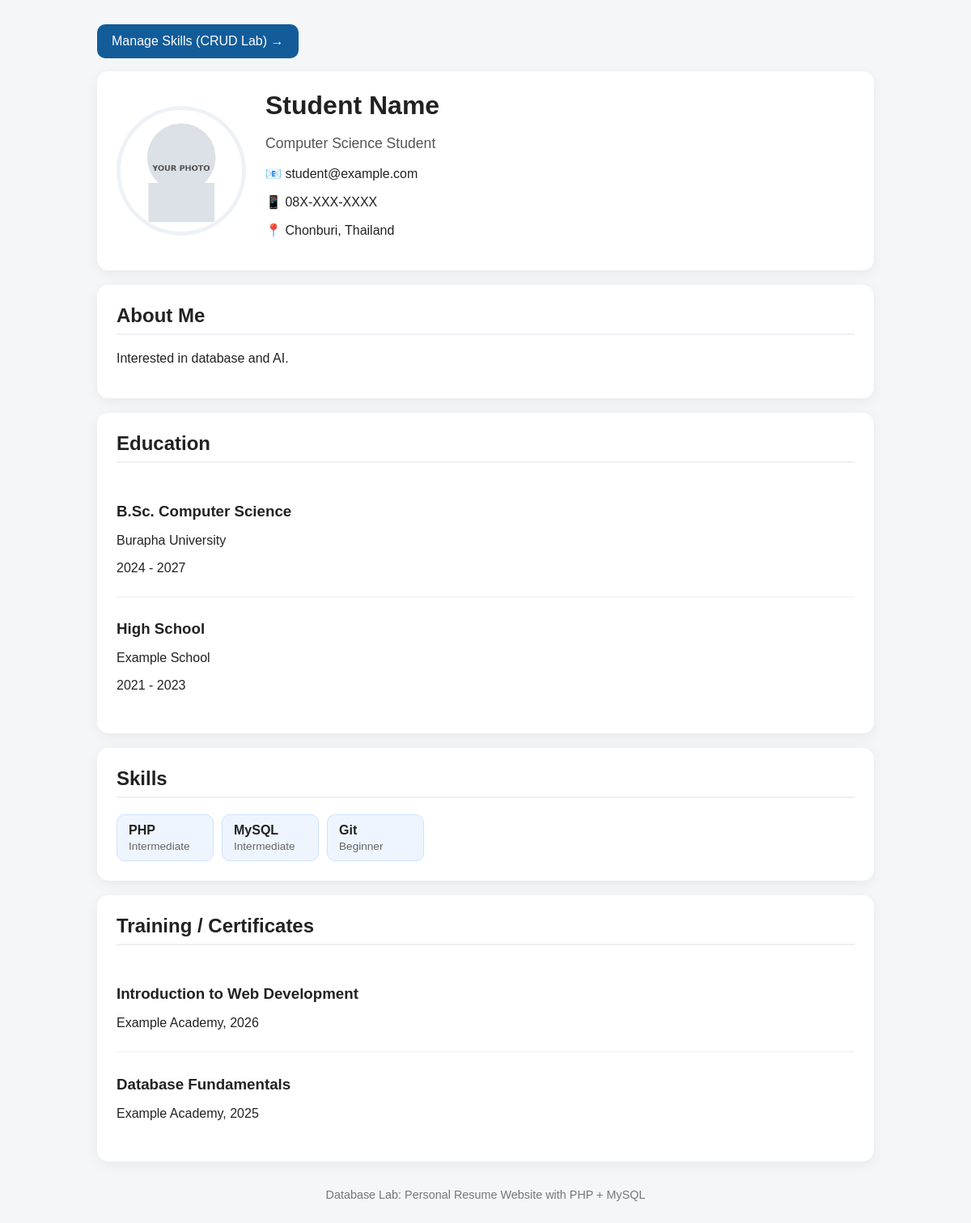
The page / on the database its author committed.
### tables this page shows
CREATE TABLE profile (
 id INT AUTO_INCREMENT PRIMARY KEY,
 full_name VARCHAR(150) NOT NULL,
 headline VARCHAR(200), email VARCHAR(150), phone VARCHAR(30),
 address VARCHAR(255), about_me TEXT, photo VARCHAR(255)
);

CREATE TABLE education (
 id INT AUTO_INCREMENT PRIMARY KEY, profile_id INT NOT NULL,
 degree VARCHAR(200) NOT NULL, institution VARCHAR(200) NOT NULL,
 start_year YEAR, end_year YEAR,
 CONSTRAINT fk_education_profile FOREIGN KEY (profile_id) REFERENCES profile(id) ON DELETE CASCADE
);

CREATE TABLE skill (
 id INT AUTO_INCREMENT PRIMARY KEY, profile_id INT NOT NULL,
 skill_name VARCHAR(120) NOT NULL, skill_level VARCHAR(50),
 CONSTRAINT fk_skill_profile FOREIGN KEY (profile_id) REFERENCES profile(id) ON DELETE CASCADE
);

CREATE TABLE training (
 id INT AUTO_INCREMENT PRIMARY KEY, profile_id INT NOT NULL,
 course_name VARCHAR(200) NOT NULL, organization VARCHAR(200), training_year YEAR,
 CONSTRAINT fk_training_profile FOREIGN KEY (profile_id) REFERENCES profile(id) ON DELETE CASCADE
);

### index.php (the view, shortened to what this page needs)
<?php
require_once 'config/db.php';
$profile = null;
$sql = "SELECT * FROM profile LIMIT 1";
$result = mysqli_query($conn, $sql);
if ($result && mysqli_num_rows($result) > 0) {
    $profile = mysqli_fetch_assoc($result);
}
$educations = [];
$sql = "SELECT * FROM education ORDER BY start_year DESC";
$result = mysqli_query($conn, $sql);
if ($result) {
    while ($row = mysqli_fetch_assoc($result)) {
        $educations[] = $row;
    }
}
$skills = [];
$stmt = mysqli_prepare($conn, 'SELECT skill_name, skill_level FROM skill WHERE profile_id = ? ORDER BY id');
if ($stmt) {
    $profileId = (int)($profile['id'] ?? 0);
    mysqli_stmt_bind_param($stmt, 'i', $profileId);
    mysqli_stmt_execute($stmt);
    $result = mysqli_stmt_get_result($stmt);
    while ($row = mysqli_fetch_assoc($result)) { $skills[] = $row; }
}
$trainings = [];
$stmt = mysqli_prepare($conn, 'SELECT course_name, organization, training_year FROM training WHERE profile_id = ? ORDER BY training_year DESC, id DESC');
if ($stmt) {
    $profileId = (int)($profile['id'] ?? 0);
    mysqli_stmt_bind_param($stmt, 'i', $profileId);
    mysqli_stmt_execute($stmt);
    $result = mysqli_stmt_get_result($stmt);
    while ($row = mysqli_fetch_assoc($result)) { $trainings[] = $row; }
}
?>
<!doctype html>
<html lang="th">
<head>
    <link rel="stylesheet" href="assets/css/style.css">
</head>
<body>
<div class="container">
    <p><a href="skills.php" style="display:inline-block;padding:12px 18px;background:#135c9a;color:white;border-radius:10px;text-decoration:none">Manage Skills (CRUD Lab) →</a></p>
    <header class="hero card">
        <img class="avatar" src="assets/images/<?php echo $profile ? htmlspecialchars($profile['photo']) : 'student.jpg'; ?>" alt="Profile Photo">
        <div>
            <h1><?php echo $profile ? htmlspecialchars($profile['full_name']) : 'Your Name'; ?></h1>
            <p class="headline"><?php echo $profile ? htmlspecialchars($profile['headline']) : 'Student Resume Website'; ?></p>
            <?php if ($profile): ?>
                <p>📧 <?php echo htmlspecialchars($profile['email']); ?></p>
                <p>📱 <?php echo htmlspecialchars($profile['phone']); ?></p>
                <p>📍 <?php echo htmlspecialchars($profile['address']); ?></p>
            <?php endif; ?>
        </div>
    </header>
    <section class="card">
        <h2>About Me</h2>
        <p><?php echo $profile ? nl2br(htmlspecialchars($profile['about_me'])) : 'Add your profile data in phpMyAdmin.'; ?></p>
    </section>
    <section class="card">
        <h2>Education</h2>
        <?php if (count($educations) > 0): ?>
            <?php foreach ($educations as $edu): ?>
                <div class="item">
                    <h3><?php echo htmlspecialchars($edu['degree']); ?></h3>
                    <p><?php echo htmlspecialchars($edu['institution']); ?></p>
                    <p><?php echo htmlspecialchars($edu['start_year']); ?> - <?php echo htmlspecialchars($edu['end_year']); ?></p>
                </div>
            <?php endforeach; ?>
        <?php else: ?>
            <p>No education data found.</p>
        <?php endif; ?>
    </section>
    <section class="card">
        <h2>Skills</h2>
        <div class="skills">
            <?php foreach ($skills as $skill): ?>
                <div class="skill-badge">
                    <strong><?php echo htmlspecialchars($skill['skill_name']); ?></strong>
                    <span><?php echo htmlspecialchars($skill['skill_level']); ?></span>
                </div>
            <?php endforeach; ?>
        </div>
    </section>
    <section class="card">
        <h2>Training / Certificates</h2>
        <?php foreach ($trainings as $training): ?>
            <div class="item">
                <h3><?php echo htmlspecialchars($training['course_name']); ?></h3>
                <p><?php echo htmlspecialchars($training['organization']); ?>, <?php echo htmlspecialchars($training['training_year']); ?></p>
            </div>
        <?php endforeach; ?>
    </section>
    <footer>
        Database Lab: Personal Resume Website with PHP + MySQL
    </footer>
</div>
</body>
</html>

### assets/css/style.css (style rules this page uses)
* { box-sizing: border-box; }
body { margin: 0; font-family: Arial, Tahoma, sans-serif; background: #f4f6f8; color: #222; }
.container { width: min(960px, 92%); margin: 30px auto; }
.card { background: white; border-radius: 14px; padding: 24px; margin-bottom: 18px; box-shadow: 0 4px 16px rgba(0,0,0,0.06); }
.hero { display: flex; align-items: center; gap: 24px; }
.avatar { width: 160px; height: 160px; object-fit: cover; border-radius: 50%; border: 5px solid #eef2f7; }
h1 { margin: 0 0 8px; font-size: 2rem; }
h2 { margin-top: 0; border-bottom: 2px solid #edf0f3; padding-bottom: 8px; }
h3 { margin-bottom: 5px; }
.headline { font-size: 1.1rem; color: #555; }
.item { padding: 10px 0; border-bottom: 1px solid #eee; }
.item:last-child { border-bottom: none; }
.skills { display: flex; flex-wrap: wrap; gap: 10px; }
.skill-badge { background: #eef5ff; border: 1px solid #cfe2ff; border-radius: 10px; padding: 10px 14px; display: flex; flex-direction: column; min-width: 120px; }
.skill-badge span { font-size: 0.85rem; color: #666; margin-top: 3px; }
footer { text-align: center; color: #777; padding: 15px; font-size: 0.9rem; }

### rows shown on the page
profile: photo (picture), full_name "Student Name", headline "Computer Science Student", email "student@example.com", phone "08X-XXX-XXXX", address "Chonburi, Thailand", about_me "Interested in database and AI."
education: degree "B.Sc. Computer Science", institution "Burapha University", start_year "2024", end_year "2027"
education: degree "High School", institution "Example School", start_year "2021", end_year "2023"
skill: skill_name "PHP", skill_level "Intermediate"
skill: skill_name "MySQL", skill_level "Intermediate"
skill: skill_name "Git", skill_level "Beginner"
training: course_name "Introduction to Web Development", organization "Example Academy", training_year "2026"
training: course_name "Database Fundamentals", organization "Example Academy", training_year "2025"
